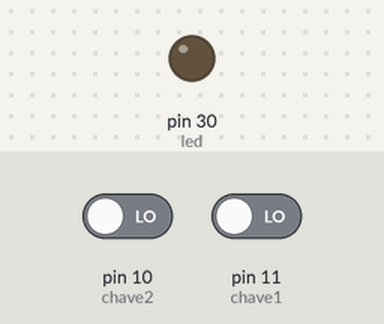
Simulated run of this sketch. Board: Arduino Mega 2560, built with avr-gcc and run on an emulated ATmega2560. On the bench: output pins drawn as LEDs (lit = HIGH). The test bench sets the inputs (shaded band); at power-on: pin 10 (chave2) LOW, pin 11 (chave1) LOW.

Above: at 1.2 s.
1.3 s: pin 10 (chave2) driven HIGH
At 2.0 s:
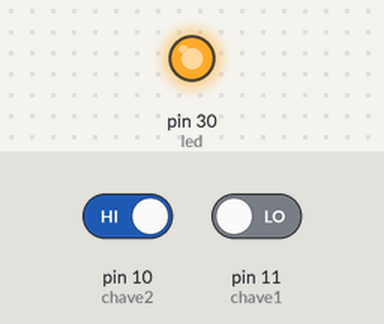
2.8 s: pin 10 (chave2) driven LOW
At 3.2 s:
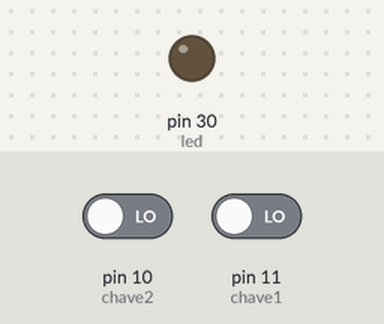
4.3 s: pin 11 (chave1) driven HIGH
At 5.5 s:
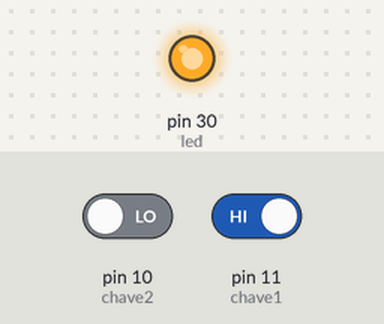
Timing chart, 0 to 7.3 s (numbered marks = the images above; inputs shaded):
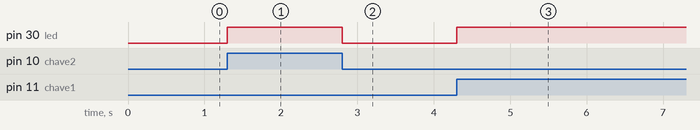

Measured:
- after the input at 1.3 s, pin 30 (led): LOW → HIGH at once
- after the input at 2.8 s, pin 30 (led): HIGH → LOW at once
- after the input at 4.3 s, pin 30 (led): LOW → HIGH at once

The sketch:

criando_fun__o.ino
```cpp
// **Lógica OR**

#define chave1 11  //define variavel chave na entrada 11
#define chave2 10 //define variavel chave na entrada 10
#define led   30 // define variavel led  na saída do pino 30

void setup()
{
 pinMode(chave1, INPUT);
 pinMode(chave2, INPUT);
 pinMode(led, OUTPUT);

}

bool e(bool i1 , bool i2 );//cabeçalho da função AND
bool ou(bool i1 , bool i2 );//cabeçalho da função OR
bool naoe(bool i1 , bool i2 );//cabeçalho da função NAND
bool naoou(bool i1 , bool i2 );//cabeçalho da função NOR

void loop(){
  bool e1,e2,s1;

  e1 = digitalRead(chave1);
  e2 = digitalRead(chave2);
  s1= ou(e1,e2);

   digitalWrite(led,s1);

}

 bool e(bool i1 , bool i2 )
 {
  bool o1;
  if(i1 && i2 ==1)
  o1 = 1;
  else
  o1 = 0;
  return o1;
   }
bool ou(bool i1 , bool i2 )
 {
  bool o1;
  if(i1 || i2 ==1)
  o1 = 1;
  else
  o1 = 0;
  return o1;
   }
   bool naoe(bool i1 , bool i2 )
 {
  bool o1;
  if(!(i1 && i2) ==1)
  o1 = 1;
  else
  o1 = 0;
  return o1;
   }
   bool naoou(bool i1 , bool i2 )
 {
  bool o1;
  if(!(i1 || i2) ==1)
  o1 = 1;
  else
  o1 = 0;
  return o1;
   }
```
